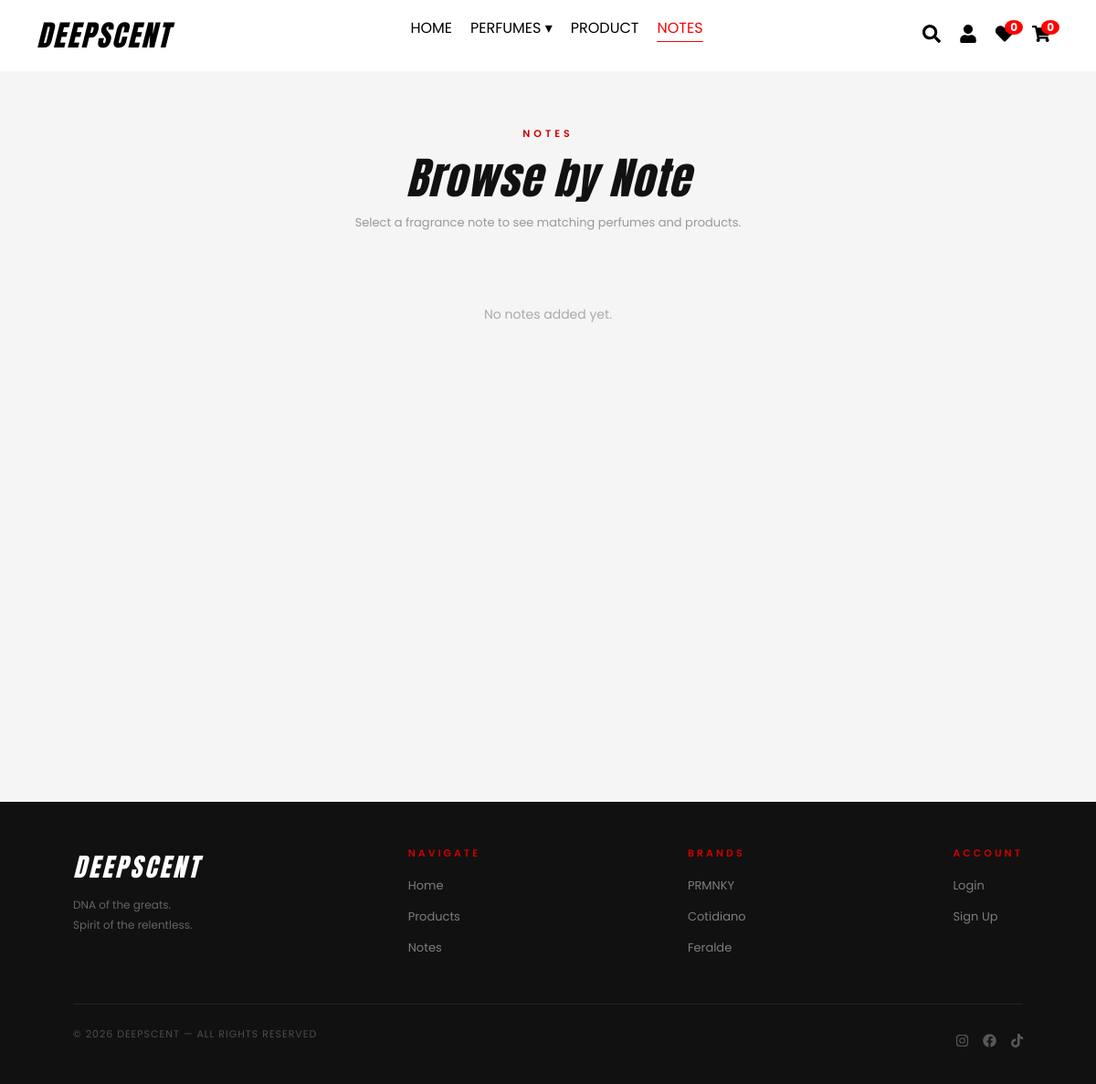
The page /notes on the database as committed earlier.
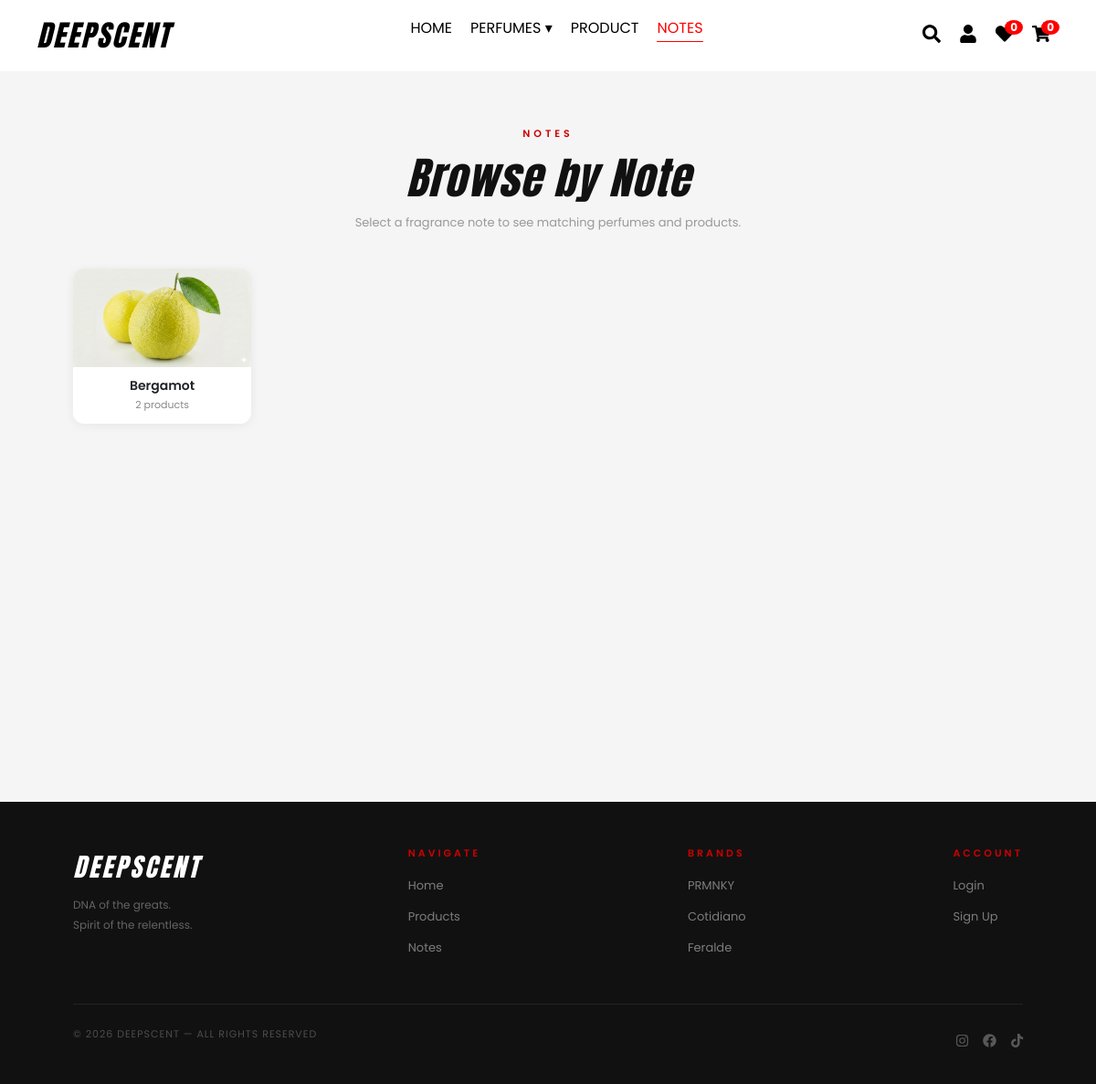
The same page on the database as committed later.
### website/models.py (models this page shows)
class Brand(db.Model):
    id = db.Column(db.Integer, primary_key=True)
    name = db.Column(db.String(100), unique=True, nullable=False)
    logo = db.Column(db.String(150), nullable=True)

class Note(db.Model):
    id = db.Column(db.Integer, primary_key=True)
    name = db.Column(db.String(100), unique=True, nullable=False)
    image = db.Column(db.String(100), nullable=True)
    products = db.relationship('Product', backref='note', lazy=True)

### website/views.py (the view)
@views.route('/notes')
def notes():
    notes = Note.query.order_by(Note.name).all()
    return render_template('notes.html', notes=notes)

### website/templates/notes.html (shortened to what the changed rows need)
{% extends "base.html" %}
{% block content %}
<section class="notes-page">
    <div class="notes-header">
        {% if note %}
            <div class="note-breadcrumb">
                <a href="{{ url_for('views.notes') }}">Notes</a>
                <span>/</span>
                <span>{{ note.name }}</span>
            </div>
            <div class="note-detail-top">
                <p class="section-label">NOTE</p>
                <h1 class="note-title">{{ note.name }}</h1>
                <p class="note-description">Products tagged with this note.</p>
                {% if note.image %}
                <div class="note-image-card">
                    <img src="{{ url_for('static', filename='uploads/' ~ note.image) }}" alt="{{ note.name }}">
                </div>
                {% endif %}
            </div>
        {% else %}
            <div style="text-align:center;margin-bottom:40px;">
                <h1 class="note-title">Browse by Note</h1>
            </div>
        {% endif %}
    </div>
    {% if note %}
    <div class="products-grid">
        {% if products %}
            {% for product in products %}
            <div class="product-card">
                <div class="product-img-wrap">
                    {% if product.discount %}
                    <div class="product-badge-sale">SAVE {{ product.discount }}%</div>
                    {% endif %}
                    {% set total_stock = (product.stock_50ml or 0) + (product.stock_100ml or 0) %}
                    {% if total_stock == 0 %}
                    <div class="product-badge-stock out">Out of Stock</div>
                    {% elif total_stock < 5 %}
                    <div class="product-badge-stock low">{{ total_stock }} left</div>
                    {% endif %}
                    <a href="{{ url_for('views.product_detail', product_id=product.id) }}">
                        <img src="{{ url_for('static', filename='uploads/' ~ product.image) }}" alt="{{ product.name }}">
                    </a>
                </div>
                <div class="product-info">
                    <div class="product-tags">
                        <span class="tag tag-gender">{{ product.gender or 'UNISEX' }}</span>
                        <span class="tag tag-type">EDP</span>
                    </div>
                    <p class="product-brand">{{ product.brand }}</p>
                    <a href="{{ url_for('views.product_detail', product_id=product.id) }}" style="text-decoration:none;">
                        <h3 class="product-name">{{ product.name }}</h3>
                    </a>
                    <div class="product-footer">
                        <div class="product-price-wrap">
                            {% if product.discount %}
                            <span class="product-price-old">₱{{ "%.2f"|format(product.price) }}</span>
                            <span class="product-price">₱{{ "%.2f"|format(product.price * (1 - product.discount / 100)) }}</span>
                            {% else %}
                            <span class="product-price">₱{{ "%.2f"|format(product.price) }}</span>
                            {% endif %}
                        </div>
                        <div class="product-actions">
                            <button class="product-action-btn heart-btn {% if current_user.is_authenticated and product.id in favorited_ids %}favorited{% endif %}"
                                data-id="{{ product.id }}"
                                data-auth="{% if current_user.is_authenticated %}yes{% else %}no{% endif %}"
                                onclick="toggleFavorite(this)" title="Favorites">
                                <i class="fas fa-heart"></i>
                            </button>
                            <button class="product-action-btn cart-btn" title="Add to Cart"
                                onclick="openCartModal('{{ product.id }}', '{{ product.name }}', {{ product.price * (1 - product.discount / 100) if product.discount else product.price }}, '{% if current_user.is_authenticated %}yes{% else %}no{% endif %}', '{{ url_for('static', filename='uploads/' ~ product.image) }}', '{{ product.brand }}', '{{ product.gender if product.gender else 'UNISEX' }}', {{ (product.price_100ml * (1 - product.discount / 100)) if product.price_100ml and product.discount else (product.price_100ml if product.price_100ml else product.price) }})">
                                <i class="fas fa-shopping-cart"></i>
                            </button>
                        </div>
                    </div>
                </div>
            </div>
            {% endfor %}
        {% else %}
            <p class="empty-row">No products found for this note yet.</p>
        {% endif %}
    </div>
    {% else %}
    <div class="notes-grid">
        {% if notes %}
            {% for note in notes %}
            <a href="{{ url_for('views.note_products', note_id=note.id) }}" class="note-card">
                {% if note.image %}
                <div class="note-card-image"><img src="{{ url_for('static', filename='uploads/' ~ note.image) }}" alt="{{ note.name }}"></div>
                {% endif %}
                <div class="note-card-body">
                    <h3>{{ note.name }}</h3>
                    <p>{{ note.products | length }} product{{ 's' if note.products | length != 1 }}</p>
                </div>
            </a>
            {% endfor %}
        {% else %}
            <div class="empty-row" style="grid-column: 1 / -1;">
                <p class="empty-row-text">No notes added yet.</p>
            </div>
        {% endif %}
    </div>
    {% endif %}
</section>
{% endblock %}

### website/templates/base.html (shortened to what the changed rows need)
<!DOCTYPE html>
<html lang="en">
<head>
    <link rel="stylesheet" href="{{ url_for('static', filename='css/all.min.css') }}">
    <link rel="stylesheet" href="{{ url_for('static', filename='css/bootstrap.min.css') }}">
    <link rel="stylesheet" href="{{ url_for('static', filename='css/all.min.css') }}">
    <link rel="stylesheet" href="{{ url_for('static', filename='css/style.css') }}">
    <link rel="stylesheet" href="https://unpkg.com/leaflet@1.9.4/dist/leaflet.css">
</head>
<body>
    <main>
        {% block content %}{% endblock %}
    </main>
    <footer>
        <div class="footer-inner">
            <div class="footer-links">
                <ul>
                    {% for brand in g.brands %}
                    <li><a href="{{ url_for('views.perfumes', brand=brand.name) }}">{{ brand.name }}</a></li>
                    {% endfor %}
                </ul>
            </div>
        </div>
    </footer>
</body>
</html>

Rows that differ between the two databases and show on the page:
added Note: image (picture), name "Bergamot", products|length "2", products "s"
Other text that changed with them:
text no longer shown: "No notes added yet."
